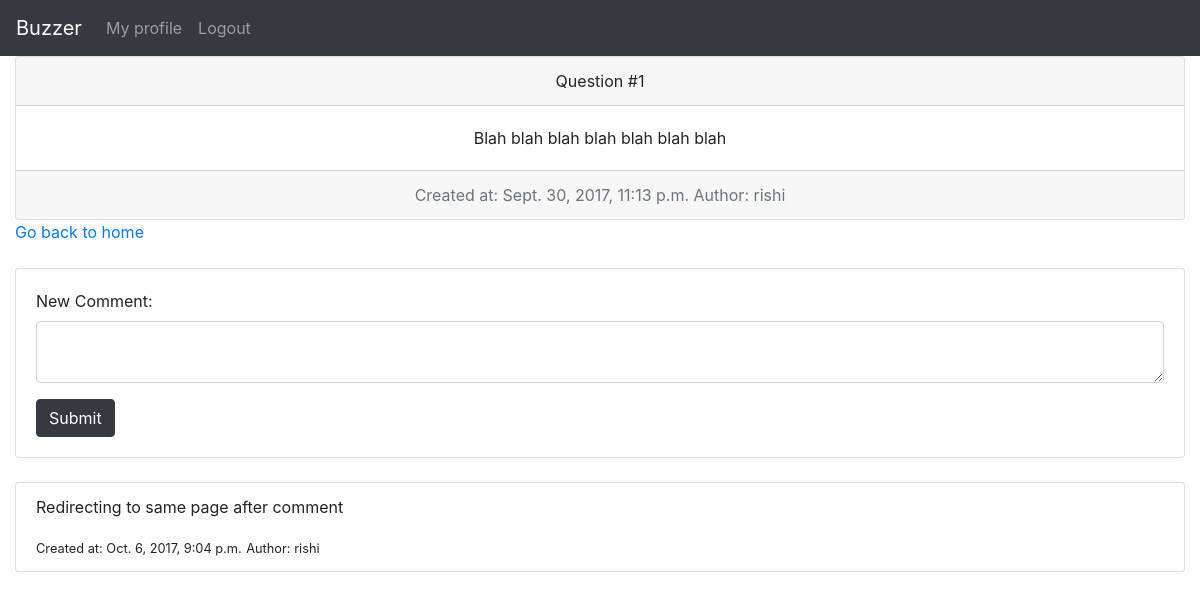
The page /1 (signed in) on the database its author committed.
### myapp/models.py (models this page shows, shortened)
class Question(models.Model):
	question_text = models.TextField()
	created_at = models.DateTimeField(default = timezone.now())
	author = models.ForeignKey('auth.User')

class Comment(models.Model):
	question = models.ForeignKey('myapp.Question', related_name='comments')
	comment_text = models.TextField()
	created_at = models.DateTimeField(default=timezone.now())
	author = models.ForeignKey('auth.User')

### myapp/views.py (the view, shortened to what this page needs)
# urls.py: url(r"^(?P<question_id>[0-9]+)", views.page, name = 'page'),
def page(request, question_id):
	question = Question.objects.get(pk = question_id)
	return render(request, 'page.html', { 'question': question, 'user': request.user })

### myapp/templates/page.html (shortened to what this page needs)
<!DOCTYPE html>
<html>
<head>
	<link rel="stylesheet" href="https://maxcdn.bootstrapcdn.com/bootstrap/4.0.0-beta/css/bootstrap.min.css">
</head>
<body>
	<nav class="navbar navbar-expand-lg navbar-dark bg-dark">
		<a class="navbar-brand" href="{% url 'home' %}">Buzzer</a>
		<div class="collapse navbar-collapse" id="navbarNavAltMarkup">
			<div class="navbar-nav">
				{% if user.is_authenticated %}
					<a class="nav-item nav-link" href="{% url 'profile' %}">My profile</a>
					<a class="nav-item nav-link" href="{% url 'logout' %}">Logout</a>
				{% else %}
					<a class="nav-item nav-link" href="{% url 'login' %}">Login</a>
					<a class="nav-item nav-link" href="{% url 'register' %}">Register</a>
				{% endif %}
			</div>
		</div>
	</nav>
	<div class="container-fluid">
		<div class="card text-center">
			<div class="card-header">
				Question #{{ question.pk }}
			</div>
			<div class="card-body">
				<p class="card-text">{{ question.question_text }}</p>
			</div>
			<div class="card-footer text-muted">
			  Created at: {{ question.created_at }}
			  Author: {{ question.author }}
			</div>
		</div>
		<a href="{% url 'home' %}">Go back to home</a>
		<br />
		<br />
		<div class="card">
            <div class="card-body">
				{% if user.is_authenticated %}
                <form action="" method="POST">
                    <div class="form-group">
                        <label>New Comment:</label>
                        <textarea class="form-control" name="comment_text" placeholder="Enter your comment here" rows="2">
                        </textarea>
                    </div>
                    <button type="submit" class="btn btn-dark">Submit</button>
                </form>
				{% else %}
				<h4>Login to post comments</h4>
				{% endif %}
            </div>
        </div>
		<br />
		<ul class="list-group">
			{% for comment in question.comments.all %}
				<li class="list-group-item">
					<div>
						<p>{{ comment.comment_text }}</p>
						<small>Created at: {{ comment.created_at }}</small>
						<small>Author: {{ comment.author }}</small>
					</div>
				</li>
			{% endfor %}
		</ul>
	</div>
</body>
</html>

### rows shown on the page
Question: pk "1", question_text "Blah blah blah blah blah blah blah", created_at "Sept. 30, 2017, 11:13 p.m.", author "rishi"
Comment: comment_text "Redirecting to same page after comment", created_at "Oct. 6, 2017, 9:04 p.m.", author "rishi"
